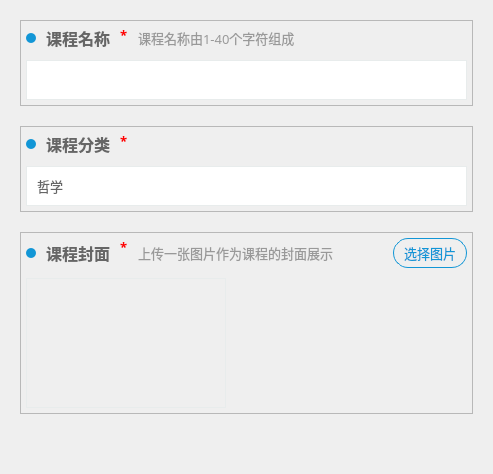
           <widget class="QWidget" name="page_1">
            <attribute name="title">
             <string>基本信息</string>
            </attribute>
            <layout class="QGridLayout" name="gridLayout_10">
             <property name="leftMargin">
              <number>20</number>
             </property>
             <property name="topMargin">
              <number>20</number>
             </property>
             <property name="rightMargin">
              <number>20</number>
             </property>
             <property name="bottomMargin">
              <number>20</number>
             </property>
             <property name="verticalSpacing">
              <number>20</number>
             </property>
             <item row="3" column="0">
              <spacer name="verticalSpacer">
               <property name="orientation">
                <enum>Qt::Vertical</enum>
               </property>
               <property name="sizeHint" stdset="0">
                <size>
                 <width>20</width>
                 <height>40</height>
                </size>
               </property>
              </spacer>
             </item>
             <item row="0" column="0">
              <widget class="QFrame" name="frame_8">
               <property name="frameShape">
                <enum>QFrame::StyledPanel</enum>
               </property>
               <property name="frameShadow">
                <enum>QFrame::Raised</enum>
               </property>
               <layout class="QGridLayout" name="gridLayout_9">
                <property name="leftMargin">
                 <number>5</number>
                </property>
                <property name="topMargin">
                 <number>5</number>
                </property>
                <property name="rightMargin">
                 <number>5</number>
                </property>
                <property name="bottomMargin">
                 <number>5</number>
                </property>
                <property name="spacing">
                 <number>10</number>
                </property>
                <item row="0" column="3">
                 <widget class="QLabel" name="label_5">
                  <property name="font">
                   <font>
                    <family>微软雅黑</family>
                    <pointsize>10</pointsize>
                   </font>
                  </property>
                  <property name="styleSheet">
                   <string notr="true">color: #999999;</string>
                  </property>
                  <property name="text">
                   <string>课程名称由1-40个字符组成</string>
                  </property>
                 </widget>
                </item>
                <item row="0" column="4">
                 <spacer name="horizontalSpacer_3">
                  <property name="orientation">
                   <enum>Qt::Horizontal</enum>
                  </property>
                  <property name="sizeHint" stdset="0">
                   <size>
                    <width>40</width>
                    <height>20</height>
                   </size>
                  </property>
                 </spacer>
                </item>
                <item row="0" column="0">
                 <widget class="QFrame" name="frame_9">
                  <property name="minimumSize">
                   <size>
                    <width>10</width>
                    <height>10</height>
                   </size>
                  </property>
                  <property name="maximumSize">
                   <size>
                    <width>10</width>
                    <height>10</height>
                   </size>
                  </property>
                  <property name="font">
                   <font>
                    <weight>75</weight>
                    <bold>true</bold>
                   </font>
                  </property>
                  <property name="styleSheet">
                   <string notr="true">QFrame {
	background: #1296d6;
	border-radius: 5px;
}</string>
                  </property>
                  <property name="frameShape">
                   <enum>QFrame::StyledPanel</enum>
                  </property>
                  <property name="frameShadow">
                   <enum>QFrame::Raised</enum>
                  </property>
                 </widget>
                </item>
                <item row="1" column="0" colspan="5">
                 <widget class="QLineEdit" name="course_name_edit">
                  <property name="minimumSize">
                   <size>
                    <width>0</width>
                    <height>40</height>
                   </size>
                  </property>
                  <property name="maximumSize">
                   <size>
                    <width>16777215</width>
                    <height>40</height>
                   </size>
                  </property>
                  <property name="font">
                   <font>
                    <family>微软雅黑</family>
                    <pointsize>10</pointsize>
                   </font>
                  </property>
                  <property name="styleSheet">
                   <string notr="true">QLineEdit {
	padding-left: 10px;
	padding-right: 10px;
	border: 1px solid #E8ECEC;
	color: #666666;
}</string>
                  </property>
                 </widget>
                </item>
                <item row="0" column="1">
                 <widget class="QLabel" name="label_4">
                  <property name="font">
                   <font>
                    <family>微软雅黑</family>
                    <pointsize>12</pointsize>
                    <weight>75</weight>
                    <bold>true</bold>
                   </font>
                  </property>
                  <property name="styleSheet">
                   <string notr="true">color: #666666;</string>
                  </property>
                  <property name="text">
                   <string>课程名称</string>
                  </property>
                 </widget>
                </item>
                <item row="0" column="2">
                 <widget class="QLabel" name="label_2">
                  <property name="font">
                   <font>
                    <family>微软雅黑</family>
                    <pointsize>10</pointsize>
                    <weight>75</weight>
                    <bold>true</bold>
                   </font>
                  </property>
                  <property name="styleSheet">
                   <string notr="true">color: red;</string>
                  </property>
                  <property name="text">
                   <string>*</string>
                  </property>
                  <property name="alignment">
                   <set>Qt::AlignLeading|Qt::AlignLeft|Qt::AlignTop</set>
                  </property>
                 </widget>
                </item>
               </layout>
              </widget>
             </item>
             <item row="2" column="0">
              <widget class="QFrame" name="frame_12">
               <property name="frameShape">
                <enum>QFrame::StyledPanel</enum>
               </property>
               <property name="frameShadow">
                <enum>QFrame::Raised</enum>
               </property>
               <layout class="QGridLayout" name="gridLayout_12">
                <property name="leftMargin">
                 <number>5</number>
                </property>
                <property name="topMargin">
                 <number>5</number>
                </property>
                <property name="rightMargin">
                 <number>5</number>
                </property>
                <property name="bottomMargin">
                 <number>5</number>
                </property>
                <property name="spacing">
                 <number>10</number>
                </property>
                <item row="0" column="3">
                 <widget class="QLabel" name="label_9">
                  <property name="font">
                   <font>
                    <family>微软雅黑</family>
                    <pointsize>10</pointsize>
                   </font>
                  </property>
                  <property name="styleSheet">
                   <string notr="true">color: #999999;</string>
                  </property>
                  <property name="text">
                   <string>上传一张图片作为课程的封面展示</string>
                  </property>
                 </widget>
                </item>
                <item row="0" column="0">
                 <widget class="QFrame" name="frame_13">
                  <property name="minimumSize">
                   <size>
                    <width>10</width>
                    <height>10</height>
                   </size>
                  </property>
                  <property name="maximumSize">
                   <size>
                    <width>10</width>
                    <height>10</height>
                   </size>
                  </property>
                  <property name="font">
                   <font>
                    <weight>75</weight>
                    <bold>true</bold>
                   </font>
                  </property>
                  <property name="styleSheet">
                   <string notr="true">QFrame {
	background: #1296d6;
	border-radius: 5px;
}</string>
                  </property>
                  <property name="frameShape">
                   <enum>QFrame::StyledPanel</enum>
                  </property>
                  <property name="frameShadow">
                   <enum>QFrame::Raised</enum>
                  </property>
                 </widget>
                </item>
                <item row="1" column="0" colspan="5">
                 <widget class="QFrame" name="course_pic_frame">
                  <property name="minimumSize">
                   <size>
                    <width>200</width>
                    <height>130</height>
                   </size>
                  </property>
                  <property name="maximumSize">
                   <size>
                    <width>200</width>
                    <height>130</height>
                   </size>
                  </property>
                  <property name="styleSheet">
                   <string notr="true">QFrame {
	border: 1px solid #E8ECEC;
	border-radius: 0px;
}</string>
                  </property>
                  <property name="frameShape">
                   <enum>QFrame::StyledPanel</enum>
                  </property>
                  <property name="frameShadow">
                   <enum>QFrame::Raised</enum>
                  </property>
                  <layout class="QGridLayout" name="gridLayout_19">
                   <property name="leftMargin">
                    <number>0</number>
                   </property>
                   <property name="topMargin">
                    <number>0</number>
                   </property>
                   <property name="rightMargin">
                    <number>0</number>
                   </property>
                   <property name="bottomMargin">
                    <number>0</number>
                   </property>
                   <property name="horizontalSpacing">
                    <number>0</number>
                   </property>
                   <item row="0" column="0">
                    <widget class="QLabel" name="course_pic">
                     <property name="font">
                      <font>
                       <family>微软雅黑</family>
                       <pointsize>10</pointsize>
                      </font>
                     </property>
                     <property name="styleSheet">
                      <string notr="true">border: none;
background: none;</string>
                     </property>
                     <property name="text">
                      <string/>
                     </property>
                     <property name="pixmap">
                      <pixmap resource="../../Status.qrc">:/pic/Resources/material/pic/none.png</pixmap>
                     </property>
                     <property name="alignment">
                      <set>Qt::AlignCenter</set>
                     </property>
                    </widget>
                   </item>
                  </layout>
                 </widget>
                </item>
                <item row="0" column="4">
                 <spacer name="horizontalSpacer_6">
                  <property name="orientation">
                   <enum>Qt::Horizontal</enum>
                  </property>
                  <property name="sizeHint" stdset="0">
                   <size>
                    <width>40</width>
                    <height>20</height>
                   </size>
                  </property>
                 </spacer>
                </item>
                <item row="0" column="1">
                 <widget class="QLabel" name="label_8">
                  <property name="font">
                   <font>
                    <family>微软雅黑</family>
                    <pointsize>12</pointsize>
                    <weight>75</weight>
                    <bold>true</bold>
                   </font>
                  </property>
                  <property name="styleSheet">
                   <string notr="true">color: #666666;</string>
                  </property>
                  <property name="text">
                   <string>课程封面</string>
                  </property>
                 </widget>
                </item>
                <item row="0" column="5">
                 <widget class="QPushButton" name="choose_pic_btn">
                  <property name="enabled">
                   <bool>true</bool>
                  </property>
                  <property name="minimumSize">
                   <size>
                    <width>0</width>
                    <height>30</height>
                   </size>
                  </property>
                  <property name="maximumSize">
                   <size>
                    <width>16777215</width>
                    <height>30</height>
                   </size>
                  </property>
                  <property name="font">
                   <font>
                    <family>微软雅黑</family>
                    <pointsize>10</pointsize>
                   </font>
                  </property>
                  <property name="cursor">
                   <cursorShape>PointingHandCursor</cursorShape>
                  </property>
                  <property name="styleSheet">
                   <string notr="true">QPushButton {
	color: #1296d6;
	background: none;
	border: 1px solid  #1296d6;
	border-radius: 15px;
	padding-left: 10px;
	padding-right: 10px;
}

QPushButton:hover {
	background-color: #E6E6E6;
}

QPushButton:disabled {
	color: #999999;
	background: none;
	border: 1px solid  #999999;
	border-radius: 15px;
	padding-left: 10px;
	padding-right: 10px;
}</string>
                  </property>
                  <property name="text">
                   <string>选择图片</string>
                  </property>
                 </widget>
                </item>
                <item row="0" column="2">
                 <widget class="QLabel" name="label_7">
                  <property name="font">
                   <font>
                    <family>微软雅黑</family>
                    <pointsize>10</pointsize>
                    <weight>75</weight>
                    <bold>true</bold>
                   </font>
                  </property>
                  <property name="styleSheet">
                   <string notr="true">color: red;</string>
                  </property>
                  <property name="text">
                   <string>*</string>
                  </property>
                  <property name="alignment">
                   <set>Qt::AlignLeading|Qt::AlignLeft|Qt::AlignTop</set>
                  </property>
                 </widget>
                </item>
               </layout>
              </widget>
             </item>
             <item row="1" column="0">
              <widget class="QFrame" name="frame_10">
               <property name="frameShape">
                <enum>QFrame::StyledPanel</enum>
               </property>
               <property name="frameShadow">
                <enum>QFrame::Raised</enum>
               </property>
               <layout class="QGridLayout" name="gridLayout_11">
                <property name="leftMargin">
                 <number>5</number>
                </property>
                <property name="topMargin">
                 <number>5</number>
                </property>
                <property name="rightMargin">
                 <number>5</number>
                </property>
                <property name="bottomMargin">
                 <number>5</number>
                </property>
                <property name="spacing">
                 <number>10</number>
                </property>
                <item row="0" column="4">
                 <spacer name="horizontalSpacer_5">
                  <property name="orientation">
                   <enum>Qt::Horizontal</enum>
                  </property>
                  <property name="sizeHint" stdset="0">
                   <size>
                    <width>40</width>
                    <height>20</height>
                   </size>
                  </property>
                 </spacer>
                </item>
                <item row="0" column="0">
                 <widget class="QFrame" name="frame_11">
                  <property name="minimumSize">
                   <size>
                    <width>10</width>
                    <height>10</height>
                   </size>
                  </property>
                  <property name="maximumSize">
                   <size>
                    <width>10</width>
                    <height>10</height>
                   </size>
                  </property>
                  <property name="font">
                   <font>
                    <weight>75</weight>
                    <bold>true</bold>
                   </font>
                  </property>
                  <property name="styleSheet">
                   <string notr="true">QFrame {
	background: #1296d6;
	border-radius: 5px;
}</string>
                  </property>
                  <property name="frameShape">
                   <enum>QFrame::StyledPanel</enum>
                  </property>
                  <property name="frameShadow">
                   <enum>QFrame::Raised</enum>
                  </property>
                 </widget>
                </item>
                <item row="1" column="0" colspan="5">
                 <widget class="QComboBox" name="course_classify">
                  <property name="sizePolicy">
                   <sizepolicy hsizetype="Preferred" vsizetype="Preferred">
                    <horstretch>0</horstretch>
                    <verstretch>0</verstretch>
                   </sizepolicy>
                  </property>
                  <property name="minimumSize">
                   <size>
                    <width>0</width>
                    <height>40</height>
                   </size>
                  </property>
                  <property name="maximumSize">
                   <size>
                    <width>16777215</width>
                    <height>40</height>
                   </size>
                  </property>
                  <property name="font">
                   <font>
                    <family>微软雅黑</family>
                    <pointsize>10</pointsize>
                   </font>
                  </property>
                  <property name="cursor">
                   <cursorShape>PointingHandCursor</cursorShape>
                  </property>
                  <property name="styleSheet">
                   <string notr="true">QComboBox {
	padding-left: 10px;
	padding-right: 10px;
	border: 1px solid #E8ECEC;
	color: #666666;
	background: #ffffff;
}

QComboBox::down-arrow {
	image: url(:/button/Resources/material/button/down.png);
	width: 20px;
	height: 10px;
}

QComboBox::drop-down{
	border:none;
  
}

QComboBox#comboBoxTwo::drop-down{
	border: none;
	background: none;  
}

QComboBox QAbstractItemView::item {
    font-size: 10px;
}</string>
                  </property>
                  <property name="iconSize">
                   <size>
                    <width>16</width>
                    <height>16</height>
                   </size>
                  </property>
                  <item>
                   <property name="text">
                    <string>哲学</string>
                   </property>
                  </item>
                  <item>
                   <property name="text">
                    <string>经济学</string>
                   </property>
                  </item>
                  <item>
                   <property name="text">
                    <string>法学</string>
                   </property>
                  </item>
                  <item>
                   <property name="text">
                    <string>教育学</string>
                   </property>
                  </item>
                  <item>
                   <property name="text">
                    <string>文学</string>
                   </property>
                  </item>
                  <item>
                   <property name="text">
                    <string>历史学</string>
                   </property>
                  </item>
                  <item>
                   <property name="text">
                    <string>理学</string>
                   </property>
                  </item>
                  <item>
                   <property name="text">
                    <string>工学</string>
                   </property>
                  </item>
                  <item>
                   <property name="text">
                    <string>农学</string>
                   </property>
                  </item>
                  <item>
                   <property name="text">
                    <string>医学</string>
                   </property>
                  </item>
                  <item>
                   <property name="text">
                    <string>军事学</string>
                   </property>
                  </item>
                  <item>
                   <property name="text">
                    <string>管理学</string>
                   </property>
                  </item>
                  <item>
                   <property name="text">
                    <string>艺术学</string>
                   </property>
                  </item>
                 </widget>
                </item>
                <item row="0" column="2">
                 <widget class="QLabel" name="label_3">
                  <property name="font">
                   <font>
                    <family>微软雅黑</family>
                    <pointsize>10</pointsize>
                    <weight>75</weight>
                    <bold>true</bold>
                   </font>
                  </property>
                  <property name="styleSheet">
                   <string notr="true">color: red;</string>
                  </property>
                  <property name="text">
                   <string>*</string>
                  </property>
                  <property name="alignment">
                   <set>Qt::AlignLeading|Qt::AlignLeft|Qt::AlignTop</set>
                  </property>
                 </widget>
                </item>
                <item row="0" column="1">
                 <widget class="QLabel" name="label_6">
                  <property name="font">
                   <font>
                    <family>微软雅黑</family>
                    <pointsize>12</pointsize>
                    <weight>75</weight>
                    <bold>true</bold>
                   </font>
                  </property>
                  <property name="styleSheet">
                   <string notr="true">color: #666666;</string>
                  </property>
                  <property name="text">
                   <string>课程分类</string>
                  </property>
                 </widget>
                </item>
               </layout>
              </widget>
             </item>
            </layout>
           </widget>
